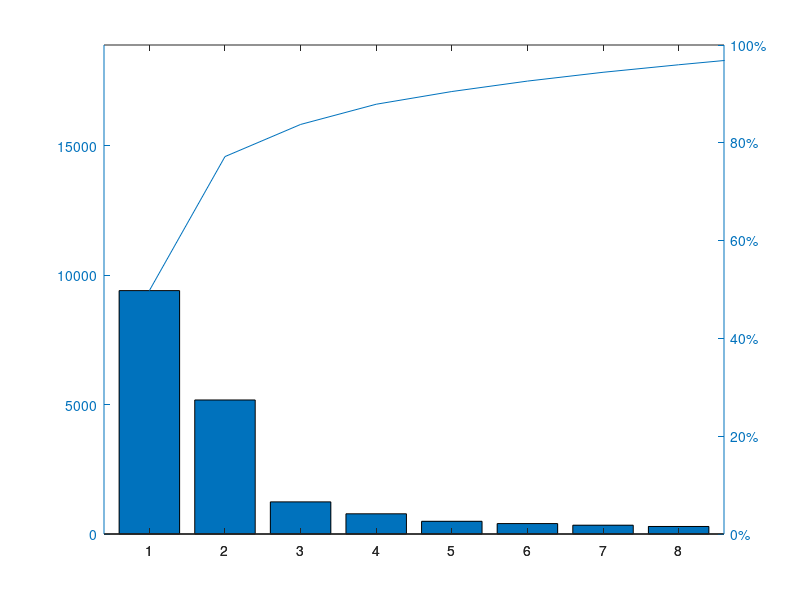
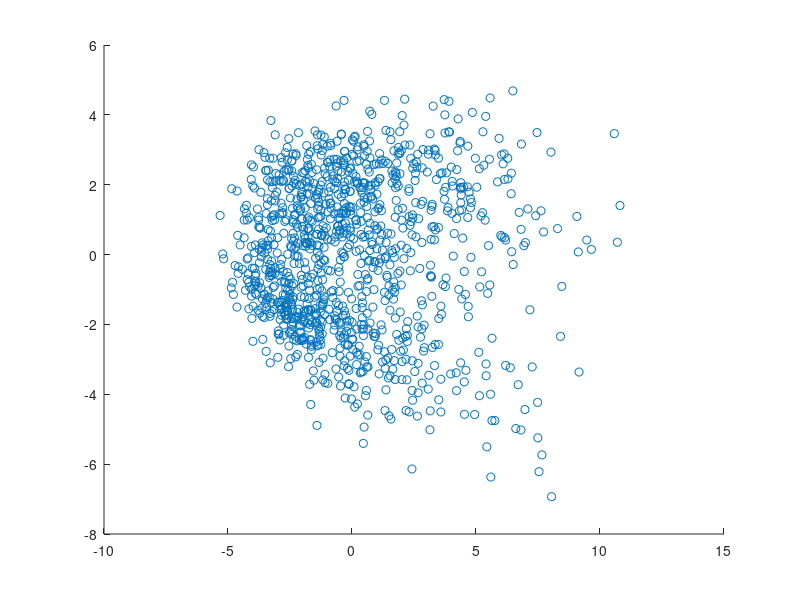

Here is the MATLAB script that generated these plots, in order: (Note: this script raises an error after producing the figures.)
% Chapter 3

clear; clc
load bbstats.mat

%% 1. Dimensionality Reduction
% 1-1. Multidimensional Scalling
d = pdist(statsnorm);   % nCk: nchoosek(1112, 2)
% cmd: classical multidimensional scalling
% - numeric data
[x, e] = cmdscale(d);   % e: eigen value
figure(1)
pareto(e)
tmp = 100 * e / sum(e);
tmp1 = cumsum(tmp);
tmp1(1:5)

figure(2)
scatter(x(:, 1), x(:, 2))

% md: multidimensional scalling
% - non-numeric data
[x1, e1] = mdscale(d, 2);   % dimension: 2
% 2nd output: stress ~= 0 better

%% 1-2. PCA: Principal Component Analysis
clear; clc
load bbstats.mat

[pc, scrs, vexp, ~, explained] = pca(statsnorm);    % scrs: scores
PCs = array2table(pc, 'RowNames', labels);
disp(cumsum(explained))

figure(1)
scatter3(scrs(:, 1), scrs(:, 2), scrs(:, 3))

%% 1-3: t-Distributed Stochastic Neighbor Embedding (TSNE)
clear; clc
load bbstats.mat

x = tsne(statsnorm);    % default: 2
x1 = tsne(statsnorm, 'NumDimensions', 3);

%% 2. Clustering
% 2-1: k-Means Clustering (centeroid) -> distance
clear; clc
load bbstats.mat

g = kmeans(statsnorm, 2);
g1 = kmeans(statsnorm, 2, 'Start', 'sample');
g2 = kmeans(statsnorm, 2, 'Start', 'cluster');
g3 = kmeans(statsnorm, 2, 'Replicates', 5);

[~, scrs] = pca(statsnorm);
figure(1)
scatter3(scrs(:, 1), scrs(:, 2), scrs(:, 3), 10, g3)

%% 2-2: Gaussian Mixture Models (GMMs) -> stochastic
clear; clc
load bbstats.mat

% gm1 = fitgmdist(statsnorm, 2);
gm1_1 = fitgmdist(statsnorm, 2, 'CovarianceType', 'diagonal');
gm1_2 = fitgmdist(statsnorm, 2, 'RegularizationValue', 0.02);
opts = statset('MaxIter', 500);
gm1_3 = fitgmdist(statsnorm, 2, 'RegularizationValue', 0.02, ...
                                'Replicates', 5, 'Options', opts);

g = cluster(gm1_3, statsnorm);

[pc, scrs] = pca(statsnorm);
figure(1)
scatter(scrs(:, 1), scrs(:, 2), 10, g)

%% 2-3: Interpreting the Groups
clear; clc
load bbstats.mat

g = kmeans(statsnorm, 2);

figure(1);
parallelcoords(statsnorm, 'Group', g, 'Quantile', 0.25);
labelXTicks(labels);

positions = categories(data.pos)
tmp = crosstab(g, data.pos)

%% 2-5: Evaluating Clustering Quality -> Silhouette / evalclusters
clear; clc
load bbstats.mat

opts = statset('MaxIter', 500);
figure(1)
for k = 1:4
    subplot(2, 2, k)
    gm = fitgmdist(statsnorm, k+1, 'Replicates', 5, ...
                            'RegularizationValue', 0.02, 'Options', opts);
    g = cluster(gm, statsnorm);
    silhouette(statsnorm, g);
end

%% 2-6: Hierarchical Clustering
clear; clc

X = [0, 1, 2, 3; 1, 0, 4, 5; 2, 4, 0, 6; 3, 5, 6, 0];
Z = linkage(X);
dendrogram(Z);

g_c1 = cluster(Z, 'maxclust', 3);

load bbstats.mat

idx = data.pos == 'C';
centerstats = zscore(stats(idx, :));

Z = linkage(centerstats);
dendrogram(Z);